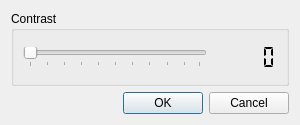
<?xml version="1.0" encoding="UTF-8"?>
<ui version="4.0">
 <class>contrast_dialog</class>
 <widget class="QDialog" name="contrast_dialog">
  <property name="geometry">
   <rect>
    <x>0</x>
    <y>0</y>
    <width>300</width>
    <height>125</height>
   </rect>
  </property>
  <property name="windowTitle">
   <string>Dialog</string>
  </property>
  <layout class="QGridLayout" name="gridLayout_3">
   <item row="0" column="0">
    <layout class="QGridLayout" name="gridLayout">
     <item row="0" column="0">
      <widget class="QGroupBox" name="groupBox">
       <property name="title">
        <string>Contrast</string>
       </property>
       <layout class="QGridLayout" name="gridLayout_2">
        <item row="0" column="0">
         <layout class="QHBoxLayout" name="horizontalLayout">
          <item>
           <widget class="QSlider" name="horizontalSlider">
            <property name="orientation">
             <enum>Qt::Horizontal</enum>
            </property>
            <property name="tickPosition">
             <enum>QSlider::TicksBelow</enum>
            </property>
            <property name="tickInterval">
             <number>10</number>
            </property>
           </widget>
          </item>
          <item>
           <widget class="QLCDNumber" name="lcdNumber">
            <property name="font">
             <font>
              <weight>50</weight>
              <bold>false</bold>
             </font>
            </property>
            <property name="frameShape">
             <enum>QFrame::NoFrame</enum>
            </property>
            <property name="frameShadow">
             <enum>QFrame::Plain</enum>
            </property>
            <property name="lineWidth">
             <number>1</number>
            </property>
            <property name="smallDecimalPoint">
             <bool>false</bool>
            </property>
            <property name="segmentStyle">
             <enum>QLCDNumber::Flat</enum>
            </property>
           </widget>
          </item>
         </layout>
        </item>
       </layout>
      </widget>
     </item>
     <item row="1" column="0">
      <widget class="QDialogButtonBox" name="buttonBox">
       <property name="standardButtons">
        <set>QDialogButtonBox::Cancel|QDialogButtonBox::Ok</set>
       </property>
      </widget>
     </item>
    </layout>
   </item>
  </layout>
 </widget>
 <resources/>
 <connections>
  <connection>
   <sender>horizontalSlider</sender>
   <signal>valueChanged(int)</signal>
   <receiver>lcdNumber</receiver>
   <slot>display(int)</slot>
   <hints>
    <hint type="sourcelabel">
     <x>116</x>
     <y>51</y>
    </hint>
    <hint type="destinationlabel">
     <x>241</x>
     <y>53</y>
    </hint>
   </hints>
  </connection>
  <connection>
   <sender>buttonBox</sender>
   <signal>accepted()</signal>
   <receiver>contrast_dialog</receiver>
   <slot>accept()</slot>
   <hints>
    <hint type="sourcelabel">
     <x>146</x>
     <y>97</y>
    </hint>
    <hint type="destinationlabel">
     <x>149</x>
     <y>62</y>
    </hint>
   </hints>
  </connection>
  <connection>
   <sender>buttonBox</sender>
   <signal>rejected()</signal>
   <receiver>contrast_dialog</receiver>
   <slot>close()</slot>
   <hints>
    <hint type="sourcelabel">
     <x>223</x>
     <y>99</y>
    </hint>
    <hint type="destinationlabel">
     <x>295</x>
     <y>86</y>
    </hint>
   </hints>
  </connection>
 </connections>
</ui>
